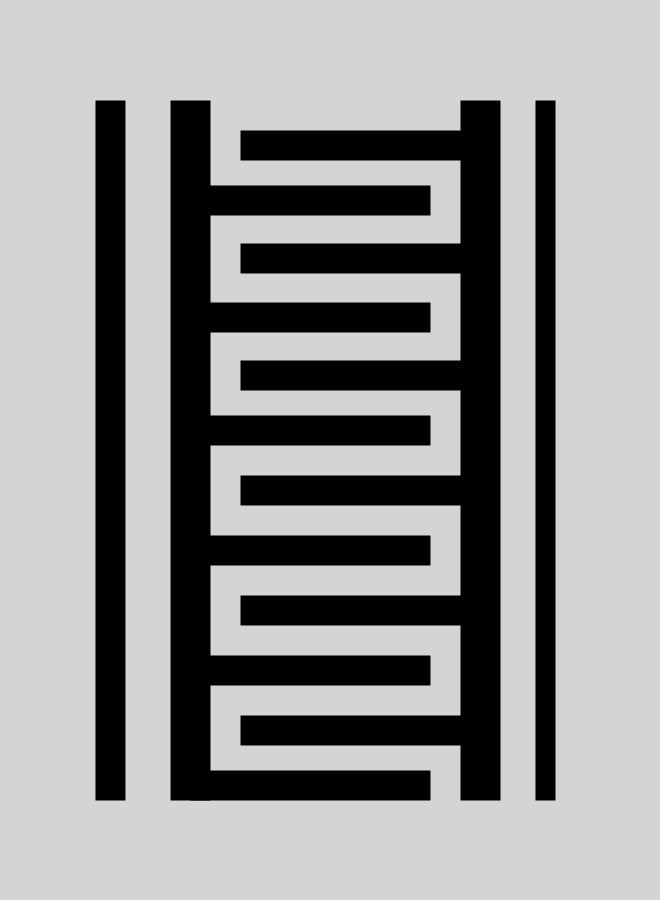
Frame 1 (no input)
Frame 60 (the mouse pressed at the canvas centre just before this capture): identical to frame 1, image omitted
Frame 120 (the mouse held since frame 60 and released just before this capture): identical to frame 1, image omitted

The Processing sketch that drew this single still picture (run headless with seeded random() and noise(); from frame 60 on, the mouse is pressed at the canvas centre):

// Processing sketch: gd105_Spr24_assignment1_ehuq
// ── gd105_Spr24_assignment1_ehuq.pde
/*
This will be adapted from a piece by Nassos Daphnis,
entitled "SS-1-78" (1978), making it 6 years
older than myself.
*/

//this runs once at the start
void setup(){
  
  //original dimensions: 30 x 22 in.
  //sketch dimensions: inches times 30
  size(660, 900);
}

//this runs constantly ever after (updates in frames)
void draw(){
  //setting the outer bounds of the linework
  PVector ptA = new PVector(110, 100);
  PVector ptB = new PVector(545, ptA.y);
  PVector ptC = new PVector(ptA.x, 800);
  PVector ptD = new PVector(ptB.x, ptC.y);
  
  //defining the second vertical line
  PVector line2A = new PVector(190, ptA.y);
  PVector line2B = new PVector(line2A.x, ptC.y);
  
  //defining the third vertical line
  PVector line3A = new PVector(480, ptA.y);
  PVector line3B = new PVector(line3A.x, ptC.y);
  
  //setting parameters for the horizontal lines
  // runglength.x is the start of the right rungs
  // runglength.y is the end of the left rungs
  // ht12 contains the heights for rungs 1 & 2 etc.
  PVector runglength = new PVector(240, 430);
  PVector ht12 = new PVector(145, 200);
  PVector ht34 = new PVector(258, 317);
  PVector ht56 = new PVector(375, 430);
  PVector ht78 = new PVector(490, 550);
  PVector ht910 = new PVector(610, 670);
  PVector ht1112 = new PVector(730, 785);

  
  background(212);
  strokeCap(SQUARE);
  
  //outermost vertical lines, first left then right
  strokeWeight(30);
  line(ptA.x, ptA.y, ptC.x, ptC.y);
  strokeWeight(20);
  line(ptB.x, ptB.y, ptD.x, ptD.y);
  
  //line2: the second vertical line, ladder's left side
  strokeWeight(40);
  line(line2A.x, line2A.y, line2B.x, line2B.y);
  //line3: the third vertical line, ladder's right side
  line(line3A.x, line3A.y, line3B.x, line3B.y);
  
  //drawing the "ladder rungs"
  strokeWeight(30);
  //right rungs
  line(runglength.x, ht12.x, line3A.x, ht12.x);
  line(runglength.x, ht34.x, line3A.x, ht34.x);
  line(runglength.x, ht56.x, line3A.x, ht56.x);
  line(runglength.x, ht78.x, line3A.x, ht78.x);
  line(runglength.x, ht910.x, line3A.x, ht910.x);
  line(runglength.x, ht1112.x, line3A.x, ht1112.x);
  
  //left rungs
  line(line2A.x, ht12.y, runglength.y, ht12.y);
  line(line2A.x, ht34.y, runglength.y, ht34.y);
  line(line2A.x, ht56.y, runglength.y, ht56.y);
  line(line2A.x, ht78.y, runglength.y, ht78.y);
  line(line2A.x, ht910.y, runglength.y, ht910.y);
  line(line2A.x, ht1112.y, runglength.y, ht1112.y);
  
  //if (frameCount == 1){save("Prompt1 output.png");}

  
}
